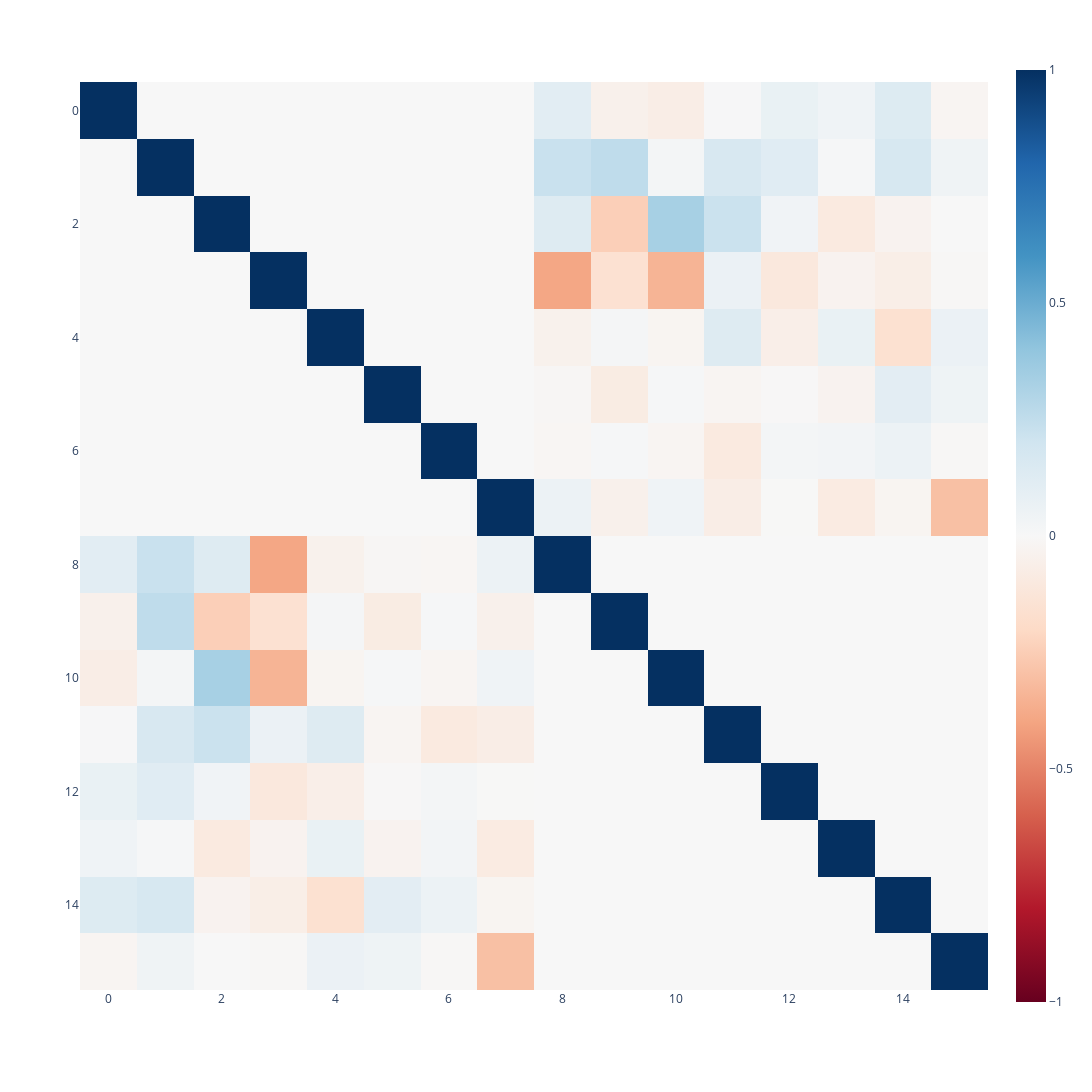

Notebook code for this chart:
### Code cell
fig = px.imshow(features @ features.T, 
          template="plotly_white", 
          color_continuous_midpoint=0, 
          color_continuous_scale="RdBu") # check they are orthogonal (generated by PCA).

fig.update_layout(width=1200, height=1200)
fig.show()

### Figure 1 — Plotly figure (JSON) as saved in the notebook; plotly's stock layout.template omitted (floating-point values rounded to 4 significant figures; data arrays with more than 128 entries replaced by an {"elided": "..."} marker saying what was removed)
{"data": [{"coloraxis": "coloraxis", "hovertemplate": "x: %{x}<br>y: %{y}<br>color: %{z}<extra></extra>", "name": "0", "type": "heatmap", "xaxis": "x", "yaxis": "y", "z": {"elided": "16x16 float values"}}], "layout": {"coloraxis": {"cmid": 0, "colorscale": [[0, "rgb(103,0,31)"], [0.1, "rgb(178,24,43)"], [0.2, "rgb(214,96,77)"], [0.3, "rgb(244,165,130)"], [0.4, "rgb(253,219,199)"], [0.5, "rgb(247,247,247)"], [0.6, "rgb(209,229,240)"], [0.7, "rgb(146,197,222)"], [0.8, "rgb(67,147,195)"], [0.9, "rgb(33,102,172)"], [1, "rgb(5,48,97)"]]}, "height": 1200, "margin": {"t": 60}, "width": 1200, "xaxis": {"anchor": "y", "constrain": "domain", "domain": [0, 1], "scaleanchor": "y"}, "yaxis": {"anchor": "x", "autorange": "reversed", "constrain": "domain", "domain": [0, 1]}}}
